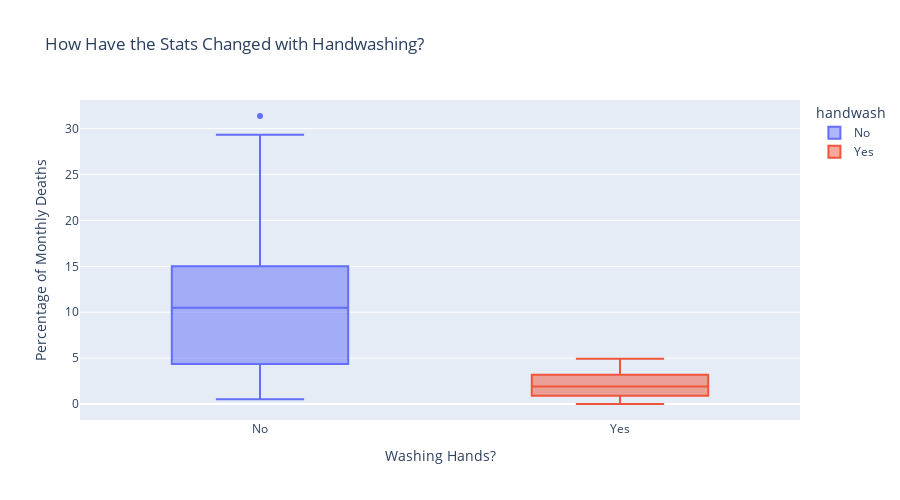

The notebook cell this image was saved under:
### Code cell
box = px.box(
        data_frame=df_monthly,
        x='handwash',
        y='deaths_pct',
        color='handwash',
        height=500,
        title='How Have the Stats Changed with Handwashing?',
    )
box.update_layout(xaxis_title='Washing Hands?',
                  yaxis_title='Percentage of Monthly Deaths',)
 
box.show()

### Figure 1 — Plotly figure (JSON) as saved in the notebook; plotly's stock layout.template omitted (floating-point values rounded to 4 significant figures)
{"data": [{"alignmentgroup": "True", "hovertemplate": "handwash=%{x}<br>deaths_pct=%{y}<extra></extra>", "legendgroup": "No", "marker": {"color": "#636efa"}, "name": "No", "notched": false, "offsetgroup": "No", "orientation": "v", "showlegend": true, "type": "box", "x": ["No", "No", "No", "No", "No", "No", "No", "No", "No", "No", "No", "No", "No", "No", "No", "No", "No", "No", "No", "No", "No", "No", "No", "No", "No", "No", "No", "No", "No", "No", "No", "No", "No", "No", "No", "No", "No", "No", "No", "No", "No", "No", "No", "No", "No", "No", "No", "No", "No", "No", "No", "No", "No", "No", "No", "No", "No", "No", "No", "No", "No", "No", "No", "No", "No", "No", "No", "No", "No", "No", "No", "No", "No", "No", "No", "No", "No"], "x0": " ", "xaxis": "x", "y": [14.57, 7.531, 4.332, 1.569, 0.7843, 5.0, 8.421, 1.351, 1.878, 11.02, 22.55, 20.85, 12.22, 10.23, 10.74, 3.226, 6.593, 20.78, 25.46, 18.39, 29.34, 22.97, 31.38, 19.12, 15.97, 12.41, 11.93, 6.098, 4.082, 0.5236, 1.554, 2.262, 17.6, 7.143, 8.051, 15.16, 11.28, 17.03, 17.31, 5.833, 2.679, 4.369, 6.32, 1.224, 3.226, 11.02, 10.55, 7.591, 4.745, 4.452, 4.231, 4.392, 7.143, 6.122, 3.586, 10.55, 14.84, 10.94, 10.49, 13.39, 18.09, 15.43, 18.97, 13.44, 10.15, 13.1, 18.06, 14.39, 14.96, 10.77, 5.369, 3.215, 1.923, 3.607, 18.27, 12.24, 2.239], "y0": " ", "yaxis": "y"}, {"alignmentgroup": "True", "hovertemplate": "handwash=%{x}<br>deaths_pct=%{y}<extra></extra>", "legendgroup": "Yes", "marker": {"color": "#EF553B"}, "name": "Yes", "notched": false, "offsetgroup": "Yes", "orientation": "v", "showlegend": true, "type": "box", "x": ["Yes", "Yes", "Yes", "Yes", "Yes", "Yes", "Yes", "Yes", "Yes", "Yes", "Yes", "Yes", "Yes", "Yes", "Yes", "Yes", "Yes", "Yes", "Yes", "Yes", "Yes"], "x0": " ", "xaxis": "x", "y": [1.2, 1.894, 4.58, 3.957, 4.472, 2.93, 3.534, 0.6873, 0.0, 0.6557, 0.9585, 1.136, 0.3717, 0.0, 0.9615, 2.341, 2.903, 1.34, 2.233, 3.085, 4.926], "y0": " ", "yaxis": "y"}], "layout": {"boxmode": "overlay", "height": 500, "legend": {"title": {"text": "handwash"}, "tracegroupgap": 0}, "title": {"text": "How Have the Stats Changed with Handwashing?"}, "xaxis": {"anchor": "y", "categoryarray": ["No", "Yes"], "categoryorder": "array", "domain": [0, 1], "title": {"text": "Washing Hands?"}}, "yaxis": {"anchor": "x", "domain": [0, 1], "title": {"text": "Percentage of Monthly Deaths"}}}}
